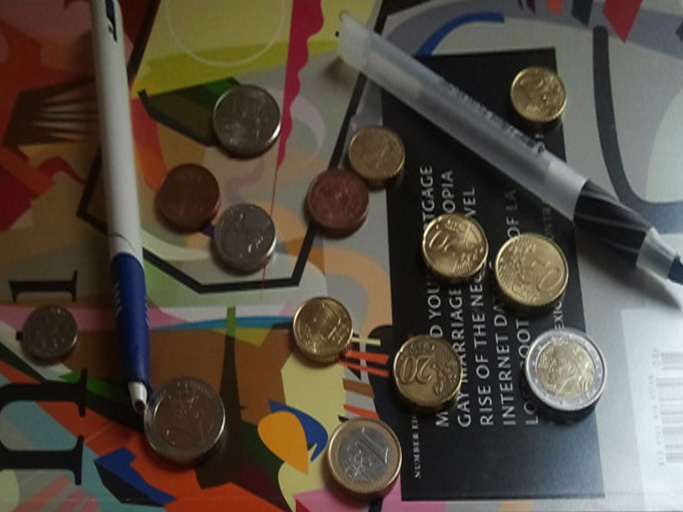
#> input picture PS1/ps1-input3-ps.jpg, 683 x 512 px, given in place of 4.2.06.tiff, which was not available
$ python PS0-2-code.py
#> lines starting #> are read from the running program, lines starting #| are printed output that depends on the picture; pictures that were not available may be replaced by others from this repository, and a replacement may not be noted
# Importing the opencv library for Python
import cv2
# Importing numpy for matrices/images handling
import numpy as np
# Importing matplotlib.pyplot to embed images within this notebook
import matplotlib.pyplot as plt

# 1. Input images

# Loading the 2 images downloaded
# from http://sipi.usc.edu/database/database.php?volume=misc
img1 = cv2.imread('./images/4.2.06.tiff', cv2.IMREAD_COLOR)
#> img1 is the input picture: shape (512, 683, 3); mean B, G, R 64.5, 75.4, 84.5
img2 = cv2.imread('./images/4.2.07.tiff', cv2.IMREAD_COLOR)
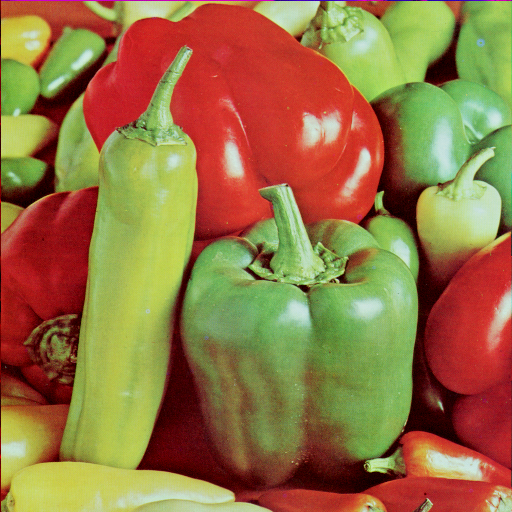
#> input picture PS0/images/4.2.07.tiff, 512 x 512 px, found by its file name
#> img2 is the input picture: shape (512, 512, 3); mean B, G, R 66.5, 115.6, 149.8


# 2. Color planes

# a. Swap the red and blue pixels of image 1
img1brswap = img1.copy()

red_ch = img1brswap[:,:,2].copy() #BGR, red is the 3rd channel
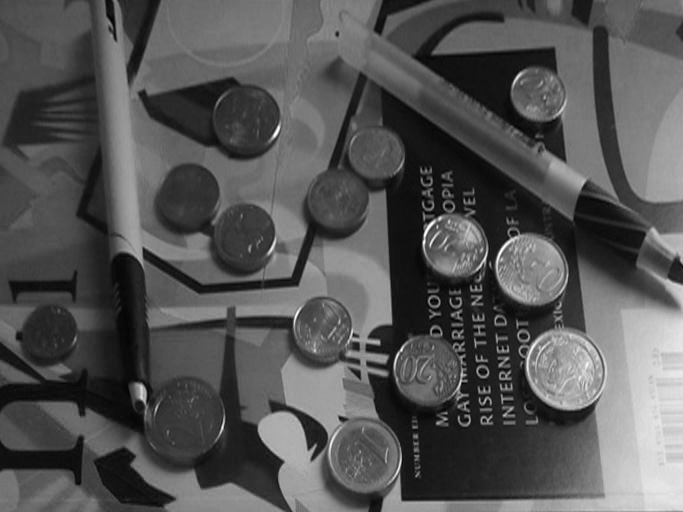
#> red_ch: shape (512, 683); min 0, max 255, mean 84.5
blue_ch = img1brswap[:,:,0].copy() #BGR, blue is the 1st channel
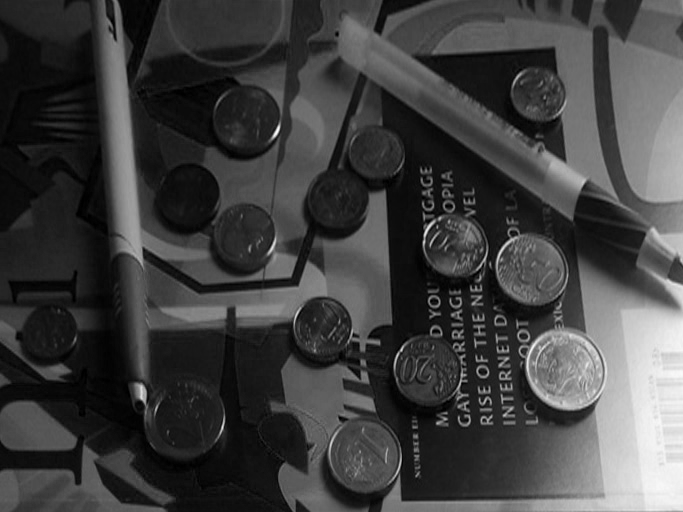
#> blue_ch: shape (512, 683); min 0, max 251, mean 64.5

img1brswap[:,:,2] = blue_ch
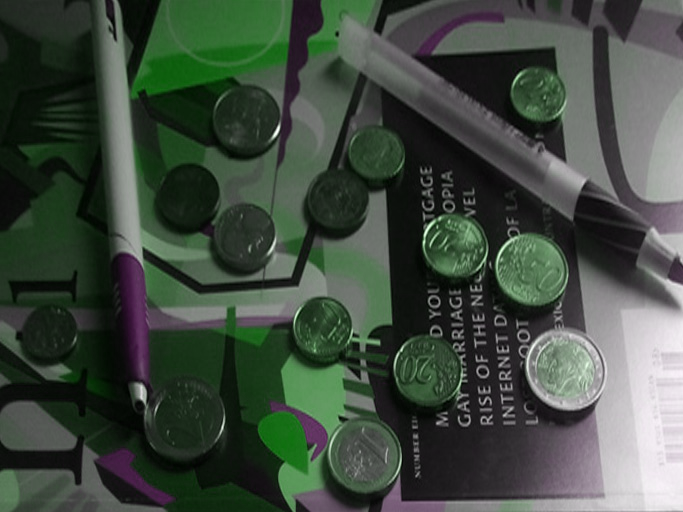
#> img1brswap: shape (512, 683, 3); mean B, G, R 64.5, 75.4, 64.5
img1brswap[:,:,0] = red_ch
cv2.imwrite('./out/ps0-2-a.tiff', img1brswap)
plt.imshow(cv2.cvtColor(img1brswap, cv2.COLOR_BGR2RGB))

# b. Monochrome image from image 1, using only the green channel
img1Mg = img1[:,:,1].copy() #BGR, green is the 2nd channel
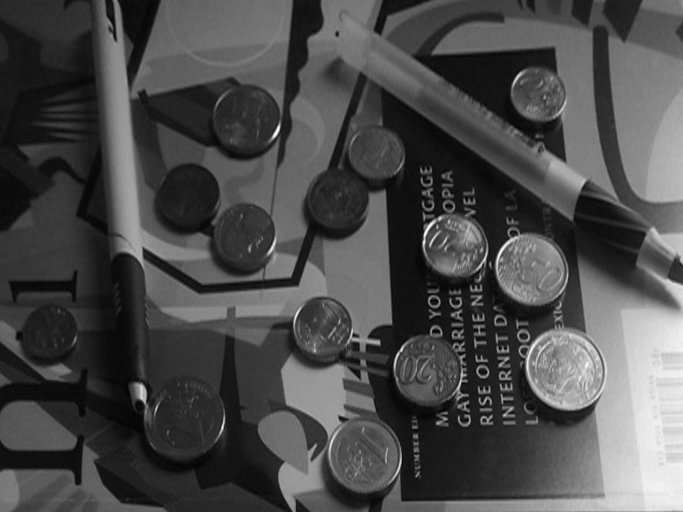
#> img1Mg: shape (512, 683); min 0, max 255, mean 75.4

cv2.imwrite('./out/ps0-2-b.tiff', img1Mg)
plt.imshow(img1Mg, cmap='gray', vmin = 0, vmax = 255) # prevent plt rescale

# c. Monochrome image from image 1, using only the red channel
img1Mr = img1[:,:,2].copy() #BGR, red is the 3rd channel

cv2.imwrite('./out/ps0-2-c.tiff', img1Mr)
plt.imshow(img1Mr, cmap='gray', vmin = 0, vmax = 255)

# d.
# The image obtained from extracting the green channels seems to be closer to what I would expect a monochrome image to look like. The contrast and distinction between black and white parts are more accentuated, comparatively to the other image (using the red channel). In the second case, it seems like everything is closer to an in-between value, moderately grey.
# While it depends on what kind of algorithms we are looking to use and what goal we are pursuing, I think the green-channel one would be more useful when contrasts (or intensity differences) are important (e.g. identifying different zones of an image).
#> figure, not shown here; B, G, R data is drawn as R, G, B
